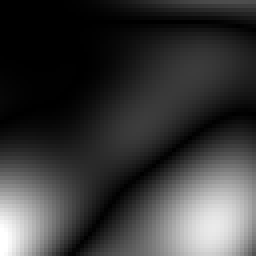
#> input picture tests/references_webgl/fizz_002_length_scalar.png, 64 x 64 px (shown 4 times larger)
$ python compare_images.py ../references_webgl/fizz_002_length_scalar.png ../references_webgl/fizz_008_height_normal_custom.png ../references_webgl/fizz_008_height_normal_custom.png
#> lines starting #> are read from the running program, lines starting #| are printed output that depends on the picture; long printed decimals are rounded
#!/usr/bin/env python3
import os
import math
from PIL import Image

def calculate_rmse(image_path_a, image_path_b):
    if not os.path.exists(image_path_a) or not os.path.exists(image_path_b):
        raise FileNotFoundError(f"One of the images could not be found: {image_path_a} or {image_path_b}")

    img_a = Image.open(image_path_a).convert("RGB")
    img_b = Image.open(image_path_b).convert("RGB")
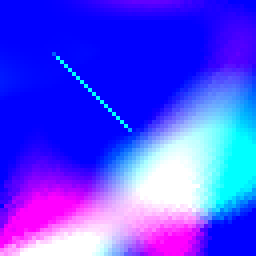
#> input picture tests/references_webgl/fizz_008_height_normal_custom.png, 64 x 64 px (shown 4 times larger)

    if img_a.size != img_b.size:
        raise ValueError(f"Image sizes do not match: {img_a.size} vs {img_b.size}")

    pixels_a = list(img_a.getdata())
#> pixels_a = 4096 items, first 6: (0, 0, 0), (0, 0, 0), (0, 0, 0), (0, 0, 0), (0, 0, 0), (0, 0, 0)
    pixels_b = list(img_b.getdata())
#> pixels_b = 4096 items, first 6: (0, 0, 255), (0, 0, 255), (0, 0, 255), (0, 0, 255), (0, 0, 255), (0, 0, 255)

    total_squared_diff = 0.0
    num_pixels = len(pixels_a)
#> num_pixels = 4096

    for (r_a, g_a, b_a), (r_b, g_b, b_b) in zip(pixels_a, pixels_b):
        total_squared_diff += ((r_a - r_b) / 255.0) ** 2
        total_squared_diff += ((g_a - g_b) / 255.0) ** 2
        total_squared_diff += ((b_a - b_b) / 255.0) ** 2
#> this loop made 4096 passes
#> (r_a, g_a, b_a, r_b, total_squared_diff) on passes 1 to 3: (0, 0, 0, 0, 1), (0, 0, 0, 0, 2), (0, 0, 0, 0, 3)
#> after the loop, total_squared_diff = 4055.2

    mean_squared_diff = total_squared_diff / (num_pixels * 3)
#> mean_squared_diff = 0.33
    return math.sqrt(mean_squared_diff)

def generate_diff_image(image_path_a, image_path_b, diff_output_path):
    img_a = Image.open(image_path_a).convert("RGB")
    img_b = Image.open(image_path_b).convert("RGB")

    width, height = img_a.size
    diff_img = Image.new("RGB", (width, height))

    pixels_a = img_a.getdata()
    pixels_b = img_b.getdata()
    diff_pixels = []

    for (r_a, g_a, b_a), (r_b, g_b, b_b) in zip(pixels_a, pixels_b):
        # Compute difference and scale by 5 to amplify subtle differences
        diff_r = min(255, abs(r_a - r_b) * 5)
        diff_g = min(255, abs(g_a - g_b) * 5)
        diff_b = min(255, abs(b_a - b_b) * 5)
        diff_pixels.append((diff_r, diff_g, diff_b))

    diff_img.putdata(diff_pixels)
    diff_img.save(diff_output_path)

if __name__ == "__main__":
    import sys
    if len(sys.argv) < 3:
        print("Usage: compare_images.py imageA.png imageB.png [diff_output.png]")
        sys.exit(1)

    img_a = sys.argv[1]
    img_b = sys.argv[2]

    try:
        rmse = calculate_rmse(img_a, img_b)
#> rmse = 0.574
        print(f"RMSE: {rmse:.6f}")
#| RMSE: 0.5745
        if len(sys.argv) == 4:
            generate_diff_image(img_a, img_b, sys.argv[3])
#> in generate_diff_image, `diff_img = Image.new("RGB", (width, height))`: diff_img: PIL image 64x64 RGB; every value is 0
#> the loop in generate_diff_image, `for (r_a, g_a, b_a), (r_b, g_b, b_b) in zip(pixels_a, pixels_b):` made 4096 passes
#> (r_a, g_a, b_a, r_b, diff_r, diff_g) on passes 1 to 3: (0, 0, 0, 0, 0, 0), (0, 0, 0, 0, 0, 0), (0, 0, 0, 0, 0, 0)
#> after the loop in generate_diff_image, `for (r_a, g_a, b_a), (r_b, g_b, b_b) in zip(pixels_a, pixels_b):`: diff_pixels has the same summary as pixels_b in calculate_rmse
#> in generate_diff_image, `diff_img.putdata(diff_pixels)`:
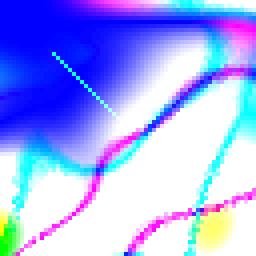
#> diff_img: PIL image 64x64 RGB (shown 4 times larger); mean R, G, B 157.7, 168, 250.4
    except Exception as e:
        print(f"Error: {e}")
        sys.exit(1)
